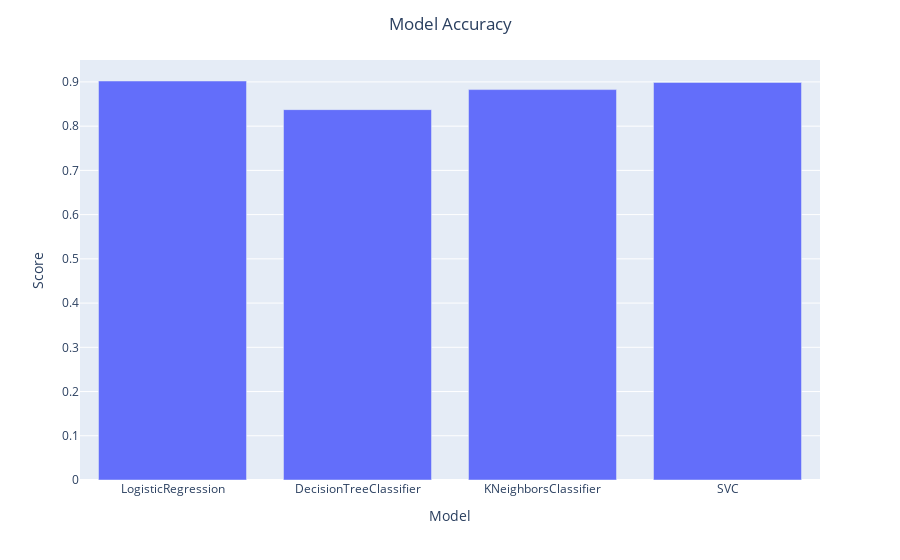

This figure's notebook cell:
### Code cell
pFig1 = px.bar(performDf, x = 'Model', y = 'Score')
pFig1.update_layout(
            title={
            'text' : 'Model Accuracy',
            'x':0.5,
            'xanchor': 'center'
        })
pFig1.show()

### Figure 1 — Plotly figure (JSON) as saved in the notebook; plotly's stock layout.template omitted (floating-point values rounded to 4 significant figures)
{"data": [{"alignmentgroup": "True", "hovertemplate": "Model=%{x}<br>Score=%{y}<extra></extra>", "legendgroup": "", "marker": {"color": "#636efa", "pattern": {"shape": ""}}, "name": "", "offsetgroup": "", "orientation": "v", "showlegend": false, "textposition": "auto", "type": "bar", "x": ["LogisticRegression", "DecisionTreeClassifier", "KNeighborsClassifier", "SVC"], "xaxis": "x", "y": [0.9021, 0.8374, 0.8827, 0.8989], "yaxis": "y"}], "layout": {"barmode": "relative", "legend": {"tracegroupgap": 0}, "margin": {"t": 60}, "title": {"text": "Model Accuracy", "x": 0.5, "xanchor": "center"}, "xaxis": {"anchor": "y", "domain": [0, 1], "title": {"text": "Model"}}, "yaxis": {"anchor": "x", "domain": [0, 1], "title": {"text": "Score"}}}}
